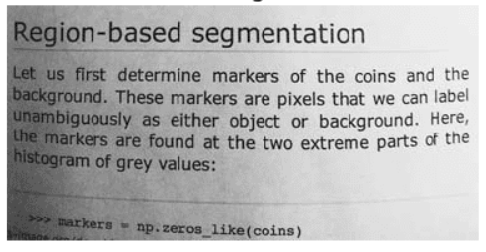
#> input picture adaptive.png, 486 x 252 px, found by its file name
$ jupyter execute --allow-errors Image_Thresholding.ipynb
#> lines starting #> are read from the running program, lines starting #| are printed output that depends on the picture; after the words box and inside, x2 and y2 are one past the last pixel; in counts of white or black regions, pixels touching at a corner belong together
<a href="https://colab.research.google.com/github/electrodrago/image-thresholding/blob/main/Image_Thresholding.ipynb" target="_parent"></a>

# Lấy ngưỡng hình ảnh - Image Thresholding

Trong lĩnh vực xử lý ảnh, phân đoạn hình ảnh (Image Segmentation) là công đoạn chia nhỏ hình ảnh thành các khu vực (vùng) hoặc vật thể.

Có rất nhiều cách để phân đoạn hình ảnh ở hiện tại:
- Xét ngưỡng (Thresholding)
- Gom cụm điểm ảnh (Clustering methods)
- Phân vùng đồ thị ảnh (Graph partitioning methods)
- Tích chập ảnh học sâu (CNN - UNet)
- ...

## Ý tưởng của lấy ngưỡng hình ảnh

Cho một điểm ảnh có đầu vào tại vị trí (x, y) trong hệ 2 chiều. Sử dụng một hàm nhận vào hai giá trị x, y: **f(x, y)**, giá trị mới của điểm ảnh tại (x, y) như sau:

### Giá trị T

- Nếu trị T giữ nguyên là một hằng số trong trên toàn bộ bức ảnh, đây được gọi là ***Lấy ngưỡng toàn cục***.
- Nếu giá trị T thay đổi hoặc phụ thuộc vào một khu vực ảnh nhất định, đây được gọi là ***Lấy ngưỡng thích ứng***.

## Lấy ngưỡng toàn cục

[cell 1]
import matplotlib.pyplot as plt
import cv2
from google.colab.patches import cv2_imshow
import urllib.request

urllib.request.urlretrieve("https://github.com/spmallick/learnopencv/blob/master/Threshold/threshold.png?raw=true", "input.jpg")
#> (this line was passed over: the network is not available in this run)
input = cv2.imread("input.jpg")
#> (the rest of this cell did not finish here and is left out)

### Viết hàm lấy ngưỡng

[cell 2]
def global_threshold(image, thres_value, val_high, val_low):
    img = image.copy()
    for i in range(image.shape[0]):
        for j in range(image.shape[1]):
            if image[i,j] > thres_value:
                img[i,j] = val_high
            else:
                img[i,j] = val_low
    return img

#> (the rest of this cell did not finish here and is left out)

### Hàm được OpenCV định nghĩa

`cv2.threshold(src, thresh, maxval, type) → retval, dst`

Hàm trả về bức ảnh đã được lấy ngưỡng là `dst` và ngưỡng được áp dụng cho ảnh đầu vào `retval`.

- `src` là ảnh đầu vào
- `thresh` là giá trị ngưỡng toàn cục
- `maxval` là giá trị cao nhất để dùng với 2 loại `THRESH_BINARY` và `THRESH_BINARY_INV`.
- `type` là loại lấy ngưỡng được cv2 định nghĩa

Tham khảo:


[cell 3]
ret, thresh = cv2.threshold(input, 100, 255, cv2.THRESH_BINARY)
cv2_imshow(thresh)

[cell 4]
ret, thresh = cv2.threshold(input, 1, 128, cv2.THRESH_BINARY)
cv2_imshow(thresh)

[cell 5]
ret, thresh = cv2.threshold(input, 100, 255, cv2.THRESH_BINARY_INV)
cv2_imshow(thresh)

[cell 6]
# All values above the threshold (127) are set to 127
# All values less than or equal to 127 are unchanged
# The  maxValue is ignored.
ret, thresh = cv2.threshold(input, 127, 255, cv2.THRESH_TRUNC)
cv2_imshow(thresh)

[cell 7]
# The destination pixel value is set to the pixel value of the corresponding source,
# if the source pixel value is greater than the threshold.
# Otherwise, it is set to zero
# The maxValue is ignored
ret, thresh = cv2.threshold(input, 127, 255, cv2.THRESH_TOZERO)
cv2_imshow(thresh)

[cell 8]
ret, thresh = cv2.threshold(input, 127, 255, cv2.THRESH_TOZERO_INV)
cv2_imshow(thresh)

[cell 9]
ret, thresh = cv2.threshold(input, 127, 255, cv2.THRESH_OTSU)
#> ret = 0
cv2_imshow(thresh)

## Lấy ngưỡng thích ứng

[cell 10]
import matplotlib.pyplot as plt
import cv2
from google.colab.patches import cv2_imshow
import urllib.request

urllib.request.urlretrieve("https://github.com/electrodrago/image-thresholding/blob/main/adaptive.png?raw=true", "input2.jpg")
input = cv2.imread("input2.jpg")
#> input is the input picture: shape (252, 486, 3); min 3, max 255, mean 179.1
input = cv2.cvtColor(input, cv2.COLOR_BGR2GRAY)
#> input: shape (252, 486)
cv2_imshow(input)

### Thử với phương pháp lấy ngưỡng toàn cục

[cell 11]
# 64 -> 96 -> 128 -> 192 -> 255
ret, thresh = cv2.threshold(input, 64, 255, cv2.THRESH_BINARY)
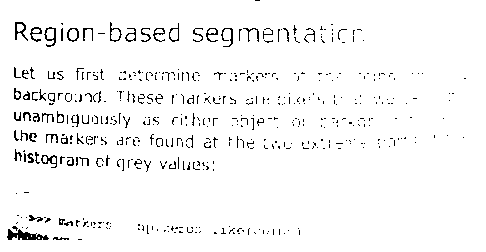
#> thresh: shape (252, 486); 96.2% white; black in thin lines or dots, all inside (x1, y1, x2, y2) = (7, 0, 466, 240)
cv2_imshow(thresh)
ret, thresh = cv2.threshold(input, 96, 255, cv2.THRESH_BINARY)
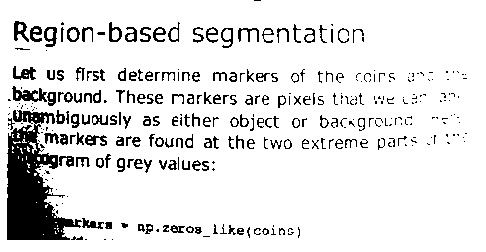
#> thresh: shape (252, 486); 88.8% white; 327 black regions (167 under 20 px), largest, box (x1, y1, x2, y2) and area: (7, 110, 82, 240) 4935, (12, 86, 47, 102) 286, (13, 66, 36, 80) 172
cv2_imshow(thresh)
ret, thresh = cv2.threshold(input, 128, 255, cv2.THRESH_BINARY)
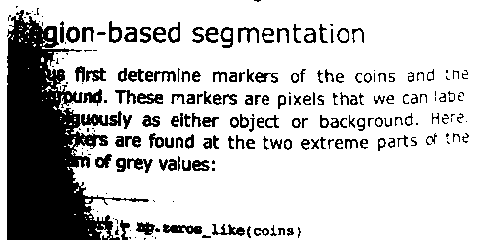
#> thresh: shape (252, 486); 79.3% white; 220 black regions (69 under 20 px), largest, box (x1, y1, x2, y2) and area: (7, 10, 149, 240) 15219, (163, 224, 202, 234) 259, (137, 93, 163, 104) 191
cv2_imshow(thresh)
ret, thresh = cv2.threshold(input, 192, 255, cv2.THRESH_BINARY)
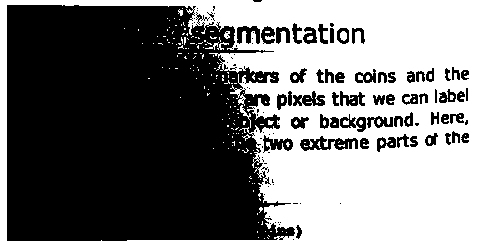
#> thresh: shape (252, 486); 48.7% white; 197 white regions (187 under 20 px), largest, box (x1, y1, x2, y2) and area: (0, 0, 486, 252) 58622, (240, 105, 251, 128) 61, (340, 31, 347, 41) 56
cv2_imshow(thresh)

### Áp dụng phương pháp lấy ngưỡng thích ứng

Đây là phương pháp được áp dụng khi ảnh được chụp với độ sáng tối không đồng đều (non-uniform illumination).

`cv2.adaptiveThreshold(src, maxValue, adaptiveMethod, thresholdType, blockSize, C) -> thresh`

- `src` là ảnh đầu vào
- `thresholdType` là loại threshold biểu diễn cách gán giá trị mới sau khi lọc ngưỡng, chọn 1 trong 2 loại: `THRESH_BINARY` hoặc `THRESH_BINARY_INV`.
- `adaptiveMethod` sử dụng 1 trong 2 loại:
  + `cv2.ADAPTIVE_THRESH_MEAN_C`: sử dụng giá trị trung bình của khu vực liền kề
  + `cv2.ADAPTIVE_THRESH_GAUSIAN_C`: sử dụng giá trị theo phân phối chuẩn quanh giá trị trung bình và độ lệch chuẩn của khu vực liền kề
- `blockSize` là số đơn vị liền kề
- `C` là hằng số thường dùng để điều chỉnh giá trị trừ của threshold.

[cell 12]
thresh = cv2.adaptiveThreshold(input, 255, cv2.ADAPTIVE_THRESH_GAUSSIAN_C, cv2.THRESH_BINARY, 11, 12)
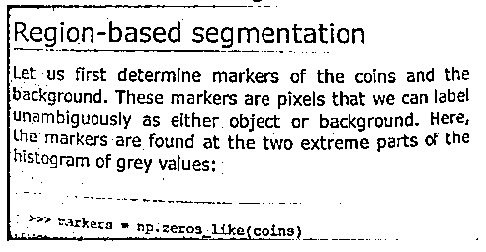
#> thresh: shape (252, 486); 88.2% white; black in thin lines or dots
cv2_imshow(thresh)
thresh = cv2.adaptiveThreshold(input, 255, cv2.ADAPTIVE_THRESH_MEAN_C, cv2.THRESH_BINARY, 11, 12)
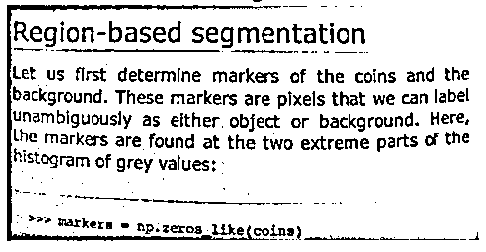
#> thresh: shape (252, 486); 85.6% white; black in thin lines or dots
cv2_imshow(thresh)
